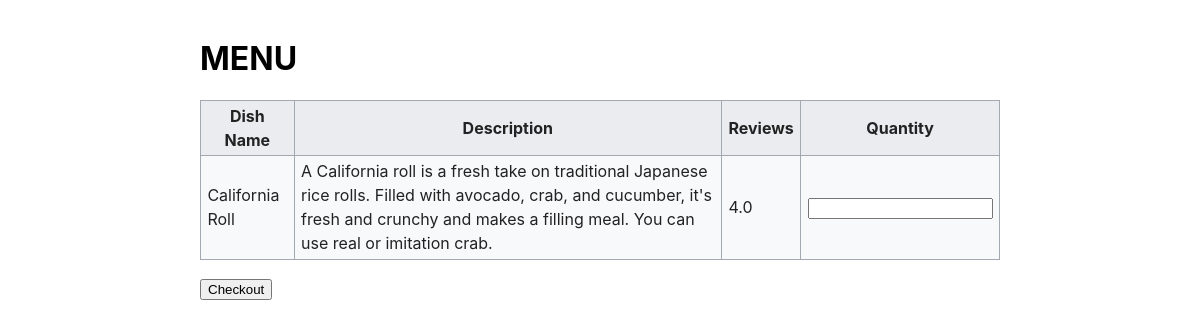
/orders/menu/, run on an earlier commit of the app's database.
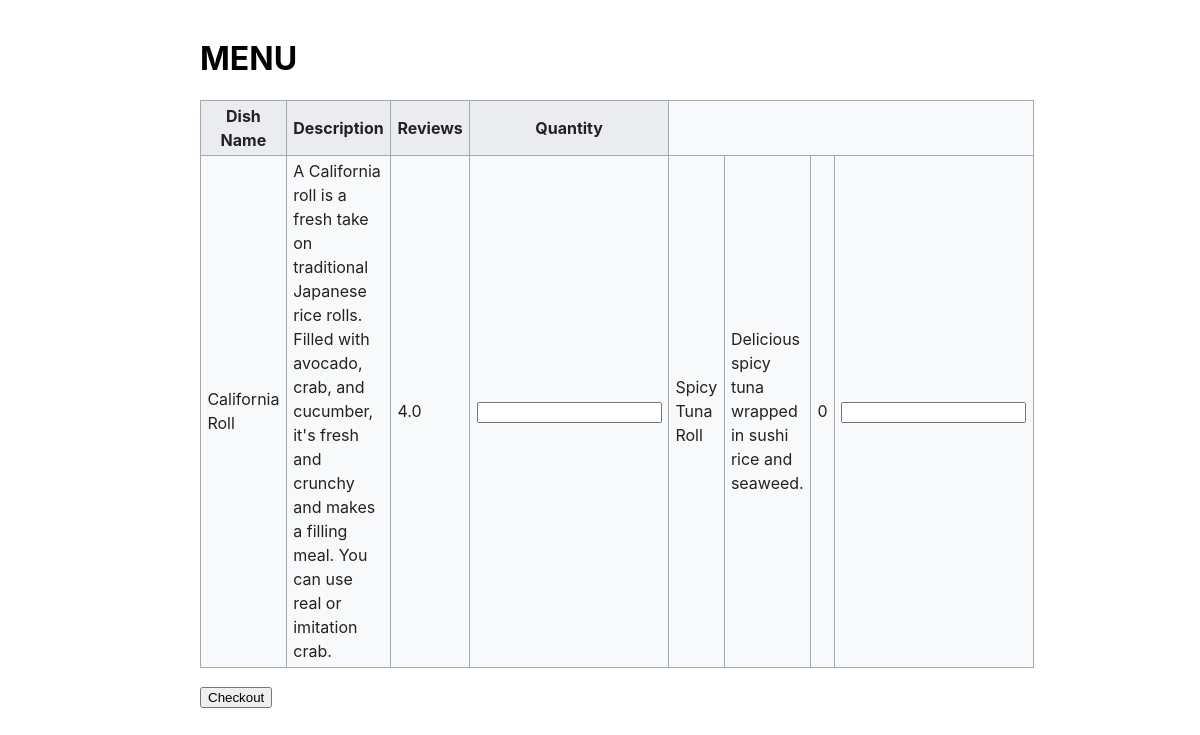
And on a later commit of the database.
### orders/models.py (models this page shows, shortened)
class Dish(models.Model):
    name = models.CharField(max_length=60)
    description = models.TextField()
    def __str__(self):
        return self.name
    def rating(self):
        reviews = self.review_set.all()
        if not reviews:
            return 0
        return sum(x.rating for x in reviews) / len(reviews)

class Review(models.Model):
    dish = models.ForeignKey(Dish, on_delete=models.CASCADE)
    reviewer = models.ForeignKey(User, on_delete=models.DO_NOTHING)
    rating = models.IntegerField(
        default=5,
        validators=[MaxValueValidator(5), MinValueValidator(1)]
    )
    review_text = models.TextField(blank=True, null=True)

### orders/views.py (the view)
# urls.py: path('menu', views.menu, name='menu'),
def menu(request):
    context = {'items': Dish.objects.all()}
    print(Dish.objects.all())
    return render(request, 'orders/menu.html', context)

### management/templates/orders/menu.html (shortened to what this page needs)
<!DOCTYPE html>
<html lang="en">
<head>
</head>
<body>
<h1>MENU</h1>
<table class="menu">
    <tr>
        <th>Dish Name</th>
        <th>Description</th>
        <th>Reviews</th>
        <th>Quantity</th>
    </tr>
    {% for d in items %}
        <td>{{ d.name }}</td>
        <td>{{ d.description }}</td>
        <td>{{ d.rating }}</td>
        <td><input type="number" min="0" name="{{ d.pk }}"/></td>
    {% endfor %}
</table>
<input type="submit" value="Checkout"/>
</body>
</html>

What changed in the data, as far as the page shows it:
added Dish: name "Spicy Tuna Roll", description "Delicious spicy tuna wrapped in sushi rice and seaweed.", rating "0"
